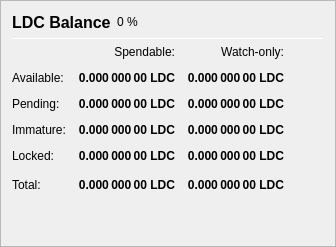
                   <widget class="QFrame" name="frame_Balances">
                    <property name="frameShape">
                     <enum>QFrame::StyledPanel</enum>
                    </property>
                    <property name="frameShadow">
                     <enum>QFrame::Raised</enum>
                    </property>
                    <layout class="QVBoxLayout" name="verticalLayout_4">
                     <item>
                      <layout class="QHBoxLayout" name="horizontalLayout_4">
                       <item>
                        <widget class="QLabel" name="label_5">
                         <property name="minimumSize">
                          <size>
                           <width>0</width>
                           <height>20</height>
                          </size>
                         </property>
                         <property name="font">
                          <font>
                           <pointsize>12</pointsize>
                           <weight>75</weight>
                           <bold>true</bold>
                          </font>
                         </property>
                         <property name="text">
                          <string>LDC Balance</string>
                         </property>
                        </widget>
                       </item>
                       <item>
                        <widget class="QLabel" name="labelLDCPercent">
                         <property name="text">
                          <string notr="true">0 %</string>
                         </property>
                        </widget>
                       </item>
                       <item>
                        <spacer name="horizontalSpacer_3">
                         <property name="orientation">
                          <enum>Qt::Horizontal</enum>
                         </property>
                         <property name="sizeHint" stdset="0">
                          <size>
                           <width>40</width>
                           <height>20</height>
                          </size>
                         </property>
                        </spacer>
                       </item>
                      </layout>
                     </item>
                     <item>
                      <widget class="Line" name="line_Balance">
                       <property name="minimumSize">
                        <size>
                         <width>0</width>
                         <height>1</height>
                        </size>
                       </property>
                       <property name="maximumSize">
                        <size>
                         <width>16777215</width>
                         <height>1</height>
                        </size>
                       </property>
                       <property name="orientation">
                        <enum>Qt::Horizontal</enum>
                       </property>
                      </widget>
                     </item>
                     <item>
                      <layout class="QGridLayout" name="gridLayout">
                       <property name="spacing">
                        <number>12</number>
                       </property>
                       <item row="0" column="1">
                        <widget class="QLabel" name="labelSpendable">
                         <property name="text">
                          <string>Spendable:</string>
                         </property>
                         <property name="alignment">
                          <set>Qt::AlignRight|Qt::AlignTrailing|Qt::AlignVCenter</set>
                         </property>
                        </widget>
                       </item>
                       <item row="0" column="2">
                        <widget class="QLabel" name="labelWatchonly">
                         <property name="text">
                          <string>Watch-only:</string>
                         </property>
                         <property name="alignment">
                          <set>Qt::AlignRight|Qt::AlignTrailing|Qt::AlignVCenter</set>
                         </property>
                        </widget>
                       </item>
                       <item row="1" column="0">
                        <widget class="QLabel" name="labelBalanceText">
                         <property name="text">
                          <string>Available:</string>
                         </property>
                        </widget>
                       </item>
                       <item row="1" column="1">
                        <widget class="QLabel" name="labelBalance">
                         <property name="font">
                          <font>
                           <weight>75</weight>
                           <bold>true</bold>
                          </font>
                         </property>
                         <property name="cursor">
                          <cursorShape>IBeamCursor</cursorShape>
                         </property>
                         <property name="toolTip">
                          <string>Your current spendable balance</string>
                         </property>
                         <property name="text">
                          <string notr="true">0.000 000 00 LDC</string>
                         </property>
                         <property name="alignment">
                          <set>Qt::AlignRight|Qt::AlignTrailing|Qt::AlignVCenter</set>
                         </property>
                         <property name="textInteractionFlags">
                          <set>Qt::LinksAccessibleByMouse|Qt::TextSelectableByKeyboard|Qt::TextSelectableByMouse</set>
                         </property>
                        </widget>
                       </item>
                       <item row="1" column="2">
                        <widget class="QLabel" name="labelWatchAvailable">
                         <property name="font">
                          <font>
                           <weight>75</weight>
                           <bold>true</bold>
                          </font>
                         </property>
                         <property name="cursor">
                          <cursorShape>IBeamCursor</cursorShape>
                         </property>
                         <property name="toolTip">
                          <string>Your current balance in watch-only addresses</string>
                         </property>
                         <property name="text">
                          <string notr="true">0.000 000 00 LDC</string>
                         </property>
                         <property name="alignment">
                          <set>Qt::AlignRight|Qt::AlignTrailing|Qt::AlignVCenter</set>
                         </property>
                         <property name="textInteractionFlags">
                          <set>Qt::LinksAccessibleByMouse|Qt::TextSelectableByKeyboard|Qt::TextSelectableByMouse</set>
                         </property>
                        </widget>
                       </item>
                       <item row="2" column="0">
                        <widget class="QLabel" name="labelPendingText">
                         <property name="text">
                          <string>Pending:</string>
                         </property>
                        </widget>
                       </item>
                       <item row="2" column="1">
                        <widget class="QLabel" name="labelUnconfirmed">
                         <property name="font">
                          <font>
                           <weight>75</weight>
                           <bold>true</bold>
                          </font>
                         </property>
                         <property name="cursor">
                          <cursorShape>IBeamCursor</cursorShape>
                         </property>
                         <property name="toolTip">
                          <string>Total of transactions that have yet to be confirmed, and do not yet count toward the spendable balance</string>
                         </property>
                         <property name="text">
                          <string notr="true">0.000 000 00 LDC</string>
                         </property>
                         <property name="alignment">
                          <set>Qt::AlignRight|Qt::AlignTrailing|Qt::AlignVCenter</set>
                         </property>
                         <property name="textInteractionFlags">
                          <set>Qt::LinksAccessibleByMouse|Qt::TextSelectableByKeyboard|Qt::TextSelectableByMouse</set>
                         </property>
                        </widget>
                       </item>
                       <item row="2" column="2">
                        <widget class="QLabel" name="labelWatchPending">
                         <property name="font">
                          <font>
                           <weight>75</weight>
                           <bold>true</bold>
                          </font>
                         </property>
                         <property name="cursor">
                          <cursorShape>IBeamCursor</cursorShape>
                         </property>
                         <property name="toolTip">
                          <string>Unconfirmed transactions to watch-only addresses</string>
                         </property>
                         <property name="text">
                          <string notr="true">0.000 000 00 LDC</string>
                         </property>
                         <property name="alignment">
                          <set>Qt::AlignRight|Qt::AlignTrailing|Qt::AlignVCenter</set>
                         </property>
                         <property name="textInteractionFlags">
                          <set>Qt::LinksAccessibleByMouse|Qt::TextSelectableByKeyboard|Qt::TextSelectableByMouse</set>
                         </property>
                        </widget>
                       </item>
                       <item row="3" column="0">
                        <widget class="QLabel" name="labelImmatureText">
                         <property name="text">
                          <string>Immature:</string>
                         </property>
                        </widget>
                       </item>
                       <item row="3" column="1">
                        <widget class="QLabel" name="labelImmature">
                         <property name="font">
                          <font>
                           <weight>75</weight>
                           <bold>true</bold>
                          </font>
                         </property>
                         <property name="cursor">
                          <cursorShape>IBeamCursor</cursorShape>
                         </property>
                         <property name="toolTip">
                          <string>Staked or masternode rewards that has not yet matured</string>
                         </property>
                         <property name="text">
                          <string notr="true">0.000 000 00 LDC</string>
                         </property>
                         <property name="alignment">
                          <set>Qt::AlignRight|Qt::AlignTrailing|Qt::AlignVCenter</set>
                         </property>
                         <property name="textInteractionFlags">
                          <set>Qt::LinksAccessibleByMouse|Qt::TextSelectableByKeyboard|Qt::TextSelectableByMouse</set>
                         </property>
                        </widget>
                       </item>
                       <item row="3" column="2">
                        <widget class="QLabel" name="labelWatchImmature">
                         <property name="font">
                          <font>
                           <weight>75</weight>
                           <bold>true</bold>
                          </font>
                         </property>
                         <property name="cursor">
                          <cursorShape>IBeamCursor</cursorShape>
                         </property>
                         <property name="toolTip">
                          <string>Staked or masternode rewards in watch-only addresses that has not yet matured</string>
                         </property>
                         <property name="text">
                          <string notr="true">0.000 000 00 LDC</string>
                         </property>
                         <property name="alignment">
                          <set>Qt::AlignRight|Qt::AlignTrailing|Qt::AlignVCenter</set>
                         </property>
                         <property name="textInteractionFlags">
                          <set>Qt::LinksAccessibleByMouse|Qt::TextSelectableByKeyboard|Qt::TextSelectableByMouse</set>
                         </property>
                        </widget>
                       </item>
                       <item row="4" column="0">
                        <widget class="QLabel" name="labelLockedBalanceText">
                         <property name="toolTip">
                          <string>Locked LDC or Masternode collaterals. These are excluded from zLDC minting.</string>
                         </property>
                         <property name="text">
                          <string>Locked:</string>
                         </property>
                        </widget>
                       </item>
                       <item row="4" column="1">
                        <widget class="QLabel" name="labelLockedBalance">
                         <property name="font">
                          <font>
                           <weight>75</weight>
                           <bold>true</bold>
                          </font>
                         </property>
                         <property name="cursor">
                          <cursorShape>IBeamCursor</cursorShape>
                         </property>
                         <property name="toolTip">
                          <string>Locked LDC or Masternode collaterals. These are excluded from zLDC minting.</string>
                         </property>
                         <property name="text">
                          <string notr="true">0.000 000 00 LDC</string>
                         </property>
                         <property name="alignment">
                          <set>Qt::AlignRight|Qt::AlignTrailing|Qt::AlignVCenter</set>
                         </property>
                         <property name="textInteractionFlags">
                          <set>Qt::LinksAccessibleByMouse|Qt::TextSelectableByKeyboard|Qt::TextSelectableByMouse</set>
                         </property>
                        </widget>
                       </item>
                       <item row="4" column="2">
                        <widget class="QLabel" name="labelWatchLocked">
                         <property name="font">
                          <font>
                           <weight>75</weight>
                           <bold>true</bold>
                          </font>
                         </property>
                         <property name="cursor">
                          <cursorShape>IBeamCursor</cursorShape>
                         </property>
                         <property name="toolTip">
                          <string>Current locked balance in watch-only addresses</string>
                         </property>
                         <property name="text">
                          <string notr="true">0.000 000 00 LDC</string>
                         </property>
                         <property name="alignment">
                          <set>Qt::AlignRight|Qt::AlignTrailing|Qt::AlignVCenter</set>
                         </property>
                         <property name="textInteractionFlags">
                          <set>Qt::LinksAccessibleByMouse|Qt::TextSelectableByKeyboard|Qt::TextSelectableByMouse</set>
                         </property>
                        </widget>
                       </item>
                       <item row="5" column="0">
                        <widget class="QLabel" name="labelTotalText">
                         <property name="toolTip">
                          <string>Your current LeedCoin balance, unconfirmed and immature transactions included</string>
                         </property>
                         <property name="text">
                          <string>Total:</string>
                         </property>
                        </widget>
                       </item>
                       <item row="5" column="1">
                        <widget class="QLabel" name="labelTotal">
                         <property name="font">
                          <font>
                           <weight>75</weight>
                           <bold>true</bold>
                          </font>
                         </property>
                         <property name="cursor">
                          <cursorShape>IBeamCursor</cursorShape>
                         </property>
                         <property name="toolTip">
                          <string>Your current LeedCoin balance, unconfirmed and immature transactions included</string>
                         </property>
                         <property name="text">
                          <string notr="true">0.000 000 00 LDC</string>
                         </property>
                         <property name="alignment">
                          <set>Qt::AlignRight|Qt::AlignTrailing|Qt::AlignVCenter</set>
                         </property>
                         <property name="textInteractionFlags">
                          <set>Qt::LinksAccessibleByMouse|Qt::TextSelectableByKeyboard|Qt::TextSelectableByMouse</set>
                         </property>
                        </widget>
                       </item>
                       <item row="5" column="2">
                        <widget class="QLabel" name="labelWatchTotal">
                         <property name="font">
                          <font>
                           <weight>75</weight>
                           <bold>true</bold>
                          </font>
                         </property>
                         <property name="cursor">
                          <cursorShape>IBeamCursor</cursorShape>
                         </property>
                         <property name="toolTip">
                          <string>Current total balance in watch-only addresses</string>
                         </property>
                         <property name="text">
                          <string notr="true">0.000 000 00 LDC</string>
                         </property>
                         <property name="alignment">
                          <set>Qt::AlignRight|Qt::AlignTrailing|Qt::AlignVCenter</set>
                         </property>
                         <property name="textInteractionFlags">
                          <set>Qt::LinksAccessibleByMouse|Qt::TextSelectableByKeyboard|Qt::TextSelectableByMouse</set>
                         </property>
                        </widget>
                       </item>
                       <item row="5" column="3">
                        <spacer name="horizontalSpacer_9">
                         <property name="orientation">
                          <enum>Qt::Horizontal</enum>
                         </property>
                         <property name="sizeHint" stdset="0">
                          <size>
                           <width>40</width>
                           <height>20</height>
                          </size>
                         </property>
                        </spacer>
                       </item>
                      </layout>
                     </item>
                     <item>
                      <spacer name="verticalSpacer_3">
                       <property name="orientation">
                        <enum>Qt::Vertical</enum>
                       </property>
                       <property name="sizeHint" stdset="0">
                        <size>
                         <width>20</width>
                         <height>40</height>
                        </size>
                       </property>
                      </spacer>
                     </item>
                    </layout>
                   </widget>
